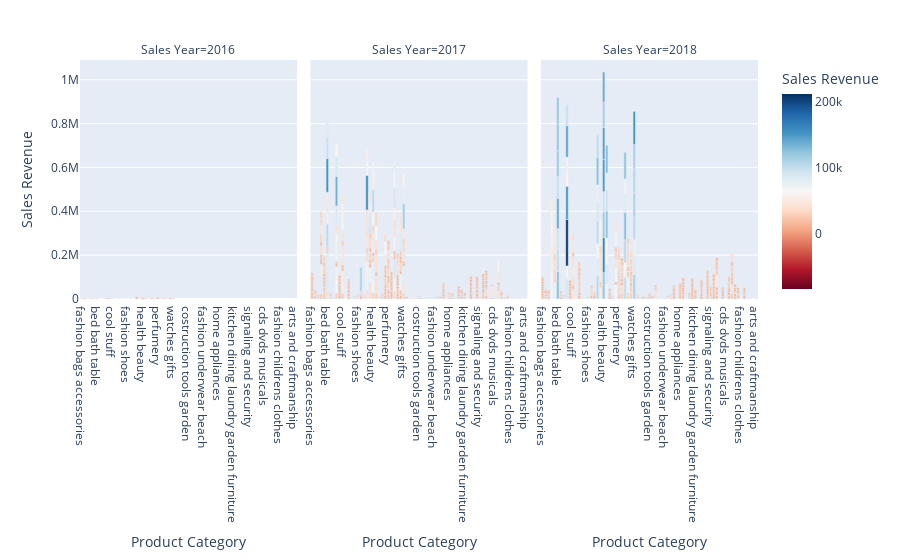

The code cell stored with this chart in its notebook:
### Code cell
# Plotando o gráfico de barras (Ainda está ruim!!!)
fig = px.bar(total_rev, 
             x = 'Product Category', 
             y = 'Sales Revenue', 
             color = 'Sales Revenue', 
             facet_col = 'Sales Year',  # Cria um gráfico separado para cada ano de vendas
             hover_data = ['Sales Revenue'],
             color_continuous_scale = 'RdBu',
             color_continuous_midpoint = np.average(total_rev['Sales Revenue'], 
                                                    weights = total_rev['Sales Revenue']))

fig.show()

### Figure 1 — Plotly figure (JSON) as saved in the notebook; plotly's stock layout.template omitted (floating-point values rounded to 4 significant figures; data arrays with more than 128 entries replaced by an {"elided": "..."} marker saying what was removed)
{"data": [{"hovertemplate": "Sales Year=2016<br>Product Category=%{x}<br>Sales Revenue=%{marker.color}<extra></extra>", "legendgroup": "", "marker": {"color": [19.62, 4675.0, 183.0, 2717.0, 2344.0, 2292.0, 144.5, 299.8, 2397.0, 4089.0, 1335.0, 151.0, 1348.0, 69.63, 738.8, 35.86, 40.95, 774.5, 96.23, 11710.0, 1465.0, 6062.0, 2737.0, 640.8, 4956.0, 1588.0, 7202.0, 775.9, 3927.0, 742.8, 5671.0, 3468.0, 272.5, 75.06], "coloraxis": "coloraxis", "pattern": {"shape": ""}}, "name": "", "orientation": "v", "showlegend": false, "textposition": "auto", "type": "bar", "x": ["fashion bags accessories", "air conditioning", "audio", "auto", "baby", "bed bath table", "books general interest", "books technical", "computers accessories", "consoles games", "cool stuff", "diapers and hygiene", "electronics", "fashio female clothing", "fashion bags accessories", "fashion male clothing", "fashion shoes", "fixed telephony", "food", "furniture decor", "garden tools", "health beauty", "housewares", "industry commerce and business", "market place", "office furniture", "perfumery", "pet shop", "sports leisure", "telephony", "toys", "watches gifts", "furniture decor", "telephony"], "xaxis": "x", "y": [19.62, 4675.0, 183.0, 2717.0, 2344.0, 2292.0, 144.5, 299.8, 2397.0, 4089.0, 1335.0, 151.0, 1348.0, 69.63, 738.8, 35.86, 40.95, 774.5, 96.23, 11710.0, 1465.0, 6062.0, 2737.0, 640.8, 4956.0, 1588.0, 7202.0, 775.9, 3927.0, 742.8, 5671.0, 3468.0, 272.5, 75.06], "yaxis": "y"}, {"hovertemplate": "Sales Year=2017<br>Product Category=%{x}<br>Sales Revenue=%{marker.color}<extra></extra>", "legendgroup": "", "marker": {"color": {"elided": "700 float values"}, "coloraxis": "coloraxis", "pattern": {"shape": ""}}, "name": "", "orientation": "v", "showlegend": false, "textposition": "auto", "type": "bar", "x": {"elided": "700 str values"}, "xaxis": "x2", "y": {"elided": "700 float values"}, "yaxis": "y2"}, {"hovertemplate": "Sales Year=2018<br>Product Category=%{x}<br>Sales Revenue=%{marker.color}<extra></extra>", "legendgroup": "", "marker": {"color": {"elided": "518 float values"}, "coloraxis": "coloraxis", "pattern": {"shape": ""}}, "name": "", "orientation": "v", "showlegend": false, "textposition": "auto", "type": "bar", "x": {"elided": "518 str values"}, "xaxis": "x3", "y": {"elided": "518 float values"}, "yaxis": "y3"}], "layout": {"annotations": [{"font": {}, "showarrow": false, "text": "Sales Year=2016", "x": 0.16, "xanchor": "center", "xref": "paper", "y": 1, "yanchor": "bottom", "yref": "paper"}, {"font": {}, "showarrow": false, "text": "Sales Year=2017", "x": 0.5, "xanchor": "center", "xref": "paper", "y": 1, "yanchor": "bottom", "yref": "paper"}, {"font": {}, "showarrow": false, "text": "Sales Year=2018", "x": 0.84, "xanchor": "center", "xref": "paper", "y": 1, "yanchor": "bottom", "yref": "paper"}], "barmode": "relative", "coloraxis": {"cmid": 63850.0, "colorbar": {"title": {"text": "Sales Revenue"}}, "colorscale": [[0, "rgb(103,0,31)"], [0.1, "rgb(178,24,43)"], [0.2, "rgb(214,96,77)"], [0.3, "rgb(244,165,130)"], [0.4, "rgb(253,219,199)"], [0.5, "rgb(247,247,247)"], [0.6, "rgb(209,229,240)"], [0.7, "rgb(146,197,222)"], [0.8, "rgb(67,147,195)"], [0.9, "rgb(33,102,172)"], [1, "rgb(5,48,97)"]]}, "legend": {"tracegroupgap": 0}, "margin": {"t": 60}, "xaxis": {"anchor": "y", "domain": [0, 0.32], "title": {"text": "Product Category"}}, "xaxis2": {"anchor": "y2", "domain": [0.34, 0.66], "matches": "x", "title": {"text": "Product Category"}}, "xaxis3": {"anchor": "y3", "domain": [0.68, 1.0], "matches": "x", "title": {"text": "Product Category"}}, "yaxis": {"anchor": "x", "domain": [0, 1], "title": {"text": "Sales Revenue"}}, "yaxis2": {"anchor": "x2", "domain": [0, 1], "matches": "y", "showticklabels": false}, "yaxis3": {"anchor": "x3", "domain": [0, 1], "matches": "y", "showticklabels": false}}}
